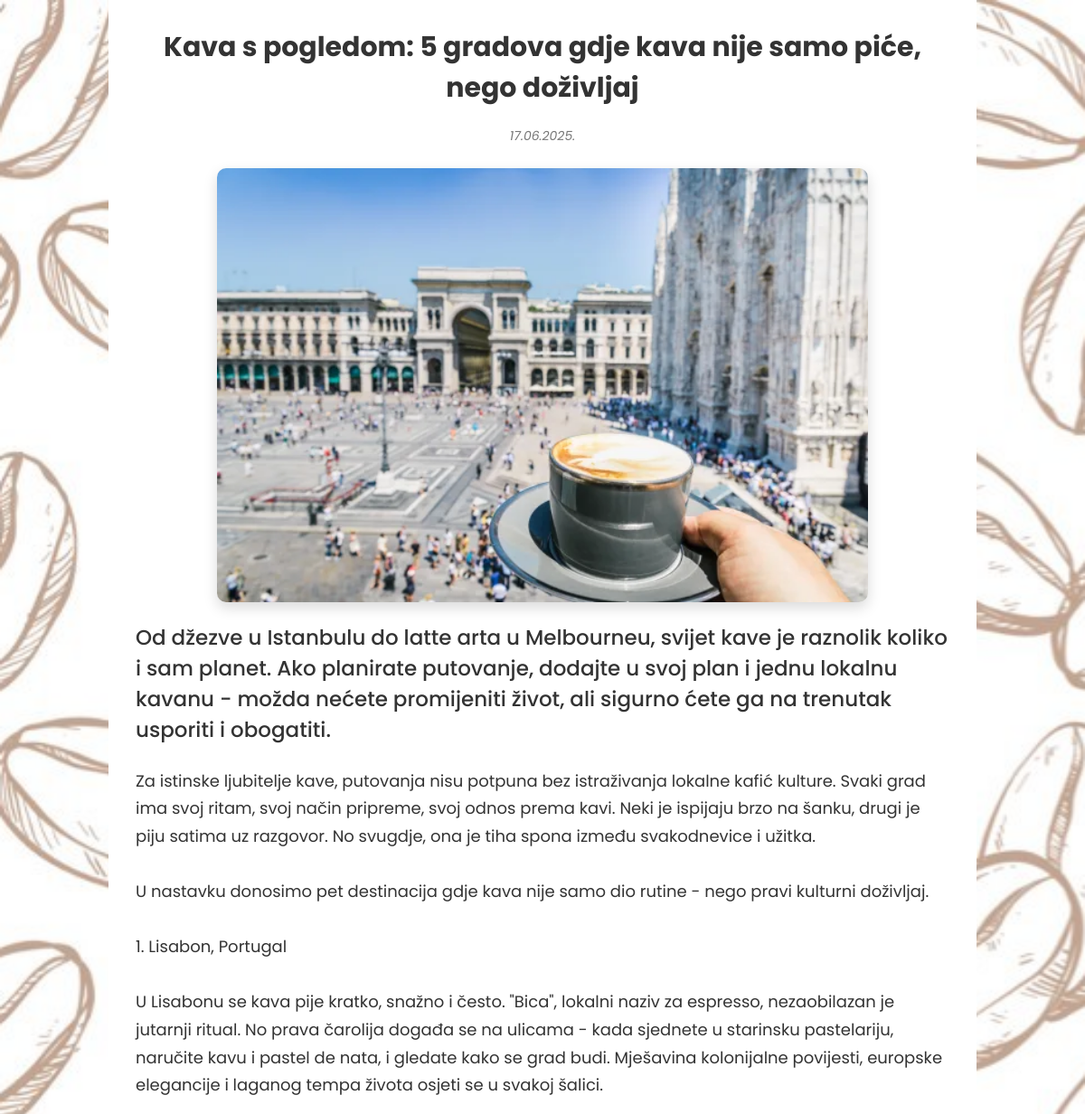
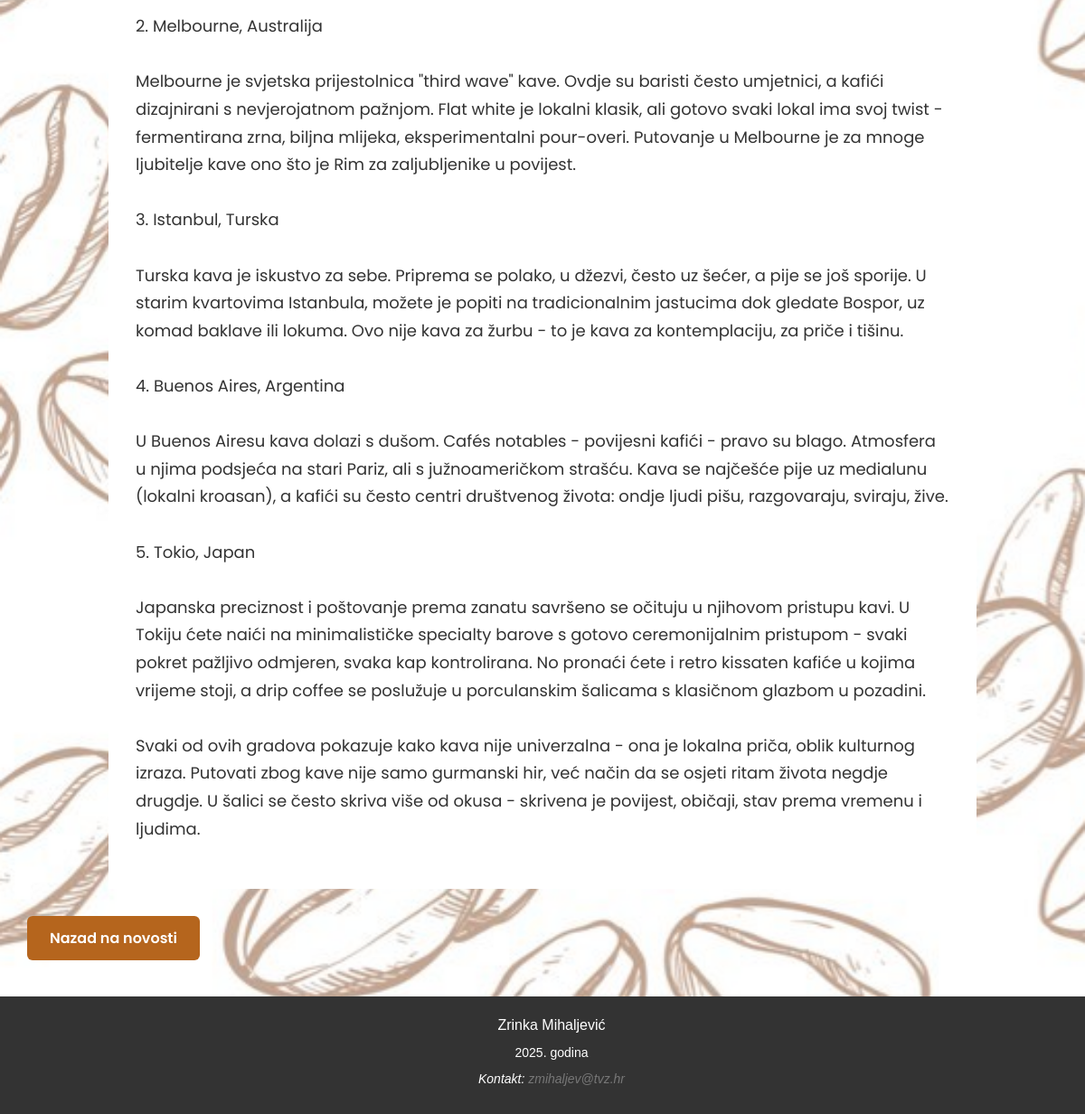
Page /clanak.php?id=1 on the committed database (2 pictures, top to bottom).
### tables this page shows
CREATE TABLE `clanak` (
  `id` int(11) NOT NULL,
  `naslov` varchar(255) NOT NULL,
  `opis` text NOT NULL,
  `sadrzaj` text NOT NULL,
  `slika` varchar(100) NOT NULL,
  `kategorija` varchar(50) NOT NULL,
  `prikaz` tinyint(1) NOT NULL DEFAULT 0,
  `datum_unosa` timestamp NOT NULL DEFAULT current_timestamp()
);

### clanak.php (the view, shortened to what this page needs)
<?php
include "connect.php";
$id = intval($_GET['id']);
$sql = "SELECT * FROM clanak WHERE id = ?";
$stmt = mysqli_prepare($conn, $sql);
mysqli_stmt_bind_param($stmt, "i", $id);
mysqli_stmt_execute($stmt);
$result = mysqli_stmt_get_result($stmt);
$clanak = mysqli_fetch_assoc($result);
?>
<!DOCTYPE html>
<html lang="hr">
<head>
    <link rel="stylesheet" href="https://cdnjs.cloudflare.com/ajax/libs/font-awesome/6.4.0/css/all.min.css" />
    <link rel="stylesheet" href="style.css">
</head>
<body class="clanak-body">
    <div class="clanak-container">
        <h1><?= htmlspecialchars($clanak['naslov']) ?></h1>
        <p class="datum"><?= date("d.m.Y.", strtotime($clanak['datum_unosa'])) ?></p>
        <?php if (!empty($clanak['slika'])): ?>
            <figure>
                <img src="slike/<?= htmlspecialchars($clanak['slika']) ?>" alt="<?= htmlspecialchars($clanak['naslov']) ?>">
                <?php if (!empty($clanak['opis'])): ?>
                    <figcaption><?= htmlspecialchars($clanak['opis']) ?></figcaption>
                <?php endif; ?>
            </figure>
        <?php endif; ?>
        <div class="sadrzaj"><?= nl2br(htmlspecialchars($clanak['sadrzaj'])) ?></div>
    </div>
    <div class="nazad-wrapper">
        <a href="kategorija.php?id=<?= urlencode($clanak['kategorija']) ?>" class="nazad-link">Nazad na novosti</a>
    </div>
    <footer>
        <p class="footer-name">Zrinka Mihaljević</p>
        <p class="footer-year"><?php echo date("Y"); ?>. godina</p>
        <p>Kontakt: <a href="mailto:zmihaljev@tvz.hr">zmihaljev@tvz.hr</a></p>
    </footer>
</body>
</html>

### style.css (style rules this page uses)
body { margin: 0; padding: 0; font-family: 'Poppins'; }
footer { width: 100%; background-color: #333; color: white; text-align: left; padding: 20px 0; position: relative; bottom: 0; margin-top: 40px; line-height: 1.5; font-style: italic; }
footer p { margin: 0 0 8px 20px; font-size: 14px; font-family: sans-serif; text-align: center; }
footer a { color: #777; text-decoration: none; text-align: center; }
.footer-name { font-size: 16px; font-style: normal; color: white; text-align: center; }
.footer-year { font-style: normal; color: white; text-align: center; }
.clanak-body { position: relative; min-height: 100vh; font-family: 'Poppins', sans-serif; }
.clanak-body::before { content: ""; position: fixed; top: 0; left: 0; width: 100%; height: 100%; background-image: url('slike/pozadinska-slika.jpg'); background-size: cover; background-repeat: no-repeat; background-position: center center; opacity: 0.5; z-index: -1; }
.clanak-container { padding: 10px 30px 20px 30px; background: white; max-width: 900px; margin: auto; font-family: 'Poppins', sans-serif; color: #333; position: relative; z-index: 1; }
.clanak-container h1 { font-size: 30px; margin-bottom: 20px; margin-top: 20px; text-align: center; }
.clanak-container .datum { font-style: italic; font-size: 14px; color: #777; text-align: center; margin-bottom: 25px; }
.clanak-container figure { margin: 0 auto 25px auto; text-align: center; }
.clanak-container figure img { width: 80%; max-width: 100%; height: auto; border-radius: 10px; box-shadow: 0 6px 15px rgba(0, 0, 0, 0.15); }
.clanak-container figure figcaption { font-size: 23px; color: #333; margin-top: 15px; font-weight: 500; text-align: left; }
.clanak-container .sadrzaj { font-size: 18px; line-height: 1.7; white-space: pre-line; }
.nazad-wrapper { text-align: left; margin: 30px auto; }
.nazad-link { display: inline-block; margin-left: 30px; color: white; background-color: #b5651d; padding: 12px 25px; border-radius: 6px; text-decoration: none; font-weight: 600; transition: background-color 0.3s ease, transform 0.2s ease; text-align: center; }

### rows in the picture
clanak: naslov "Kava s pogledom: 5 gradova gdje kava nije samo piće, nego doživljaj", datum_unosa "17.06.2025.", slika (picture), opis "Od džezve u Istanbulu do latte arta u Melbourneu, svijet kave je raznolik koliko i sam planet. Ako planirate putovanje, dodajte u svoj plan i jednu lokalnu kavanu - možda nećete promijeniti život, ali sigurno ćete ga na trenutak usporiti i obogatiti.", sadrzaj "Za istinske ljubitelje kave, putovanja nisu potpuna bez istraživanja lokalne kafić kulture. Svaki grad ima svoj ritam, svoj način pripreme, svoj odnos prema kavi. Neki je ispijaju brzo na šanku, drugi je piju satima uz razgovor. No svugdje, ona je tiha spona između svakodnevice i užitka. U nastavku donosimo pet destinacija gdje kava nije samo dio rutine - nego pravi kulturni doživljaj. 1. Lisabon, Portugal U Lisabonu se kava pije kratko, snažno i često. \"Bica\", lokalni naziv za espresso, nezaobilazan je jutarnji ritual. No prava čarolija događa se na ulicama - kada sjednete u starinsku pastelariju, naručite kavu i pastel de nata, i gledate kako se grad budi. Mješavina kolonijalne povijesti,…"
